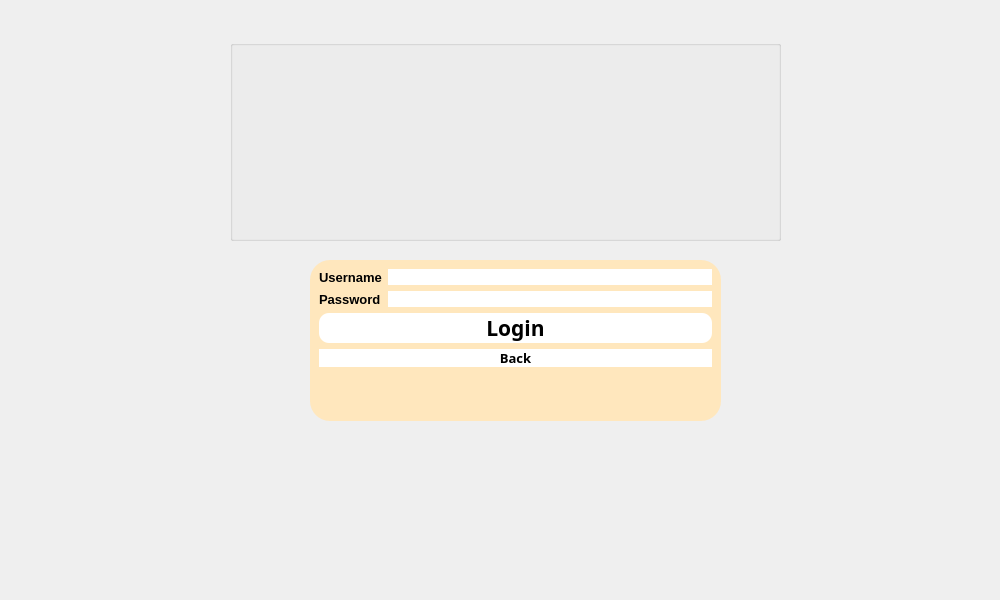
<?xml version="1.0" encoding="UTF-8"?>
<ui version="4.0">
 <class>LoginUser</class>
 <widget class="QDialog" name="LoginUser">
  <property name="geometry">
   <rect>
    <x>0</x>
    <y>0</y>
    <width>1000</width>
    <height>600</height>
   </rect>
  </property>
  <property name="minimumSize">
   <size>
    <width>826</width>
    <height>585</height>
   </size>
  </property>
  <property name="windowTitle">
   <string>Dialog</string>
  </property>
  <property name="styleSheet">
   <string notr="true">#LoginUser
{
	border-image: url(:/img/istockphoto-1163775073-612x612.jpg);
}</string>
  </property>
  <widget class="QGroupBox" name="groupBox">
   <property name="geometry">
    <rect>
     <x>310</x>
     <y>260</y>
     <width>411</width>
     <height>161</height>
    </rect>
   </property>
   <property name="styleSheet">
    <string notr="true">background-color: rgb(255, 231, 189);
border-color: rgb(0, 0, 0);
border-radius:20px;</string>
   </property>
   <property name="title">
    <string/>
   </property>
   <layout class="QFormLayout" name="formLayout">
    <item row="0" column="0">
     <widget class="QLabel" name="label">
      <property name="font">
       <font>
        <pointsize>10</pointsize>
        <bold>true</bold>
       </font>
      </property>
      <property name="text">
       <string>Username</string>
      </property>
     </widget>
    </item>
    <item row="0" column="1">
     <widget class="QLineEdit" name="lineEdit">
      <property name="styleSheet">
       <string notr="true">background-color: rgb(255, 255, 255);
border-radius:10px;</string>
      </property>
     </widget>
    </item>
    <item row="1" column="0">
     <widget class="QLabel" name="label_2">
      <property name="font">
       <font>
        <pointsize>10</pointsize>
        <bold>true</bold>
       </font>
      </property>
      <property name="text">
       <string>Password</string>
      </property>
     </widget>
    </item>
    <item row="1" column="1">
     <widget class="QLineEdit" name="lineEdit_2">
      <property name="styleSheet">
       <string notr="true">background-color: rgb(255, 255, 255);
border-radius:10px;</string>
      </property>
      <property name="echoMode">
       <enum>QLineEdit::Password</enum>
      </property>
     </widget>
    </item>
    <item row="3" column="0" colspan="2">
     <widget class="QPushButton" name="pushButton">
      <property name="sizePolicy">
       <sizepolicy hsizetype="Preferred" vsizetype="Preferred">
        <horstretch>0</horstretch>
        <verstretch>0</verstretch>
       </sizepolicy>
      </property>
      <property name="font">
       <font>
        <family>Segoe UI Black</family>
        <pointsize>16</pointsize>
        <bold>true</bold>
       </font>
      </property>
      <property name="styleSheet">
       <string notr="true">#pushButton
{
background-color:rgb(255, 255, 255);
border-radius: 10px;

}
#pushButton:hover
{
	background-color: rgb(255, 199, 188);
}
</string>
      </property>
      <property name="text">
       <string>Login</string>
      </property>
     </widget>
    </item>
    <item row="4" column="0" colspan="2">
     <widget class="QPushButton" name="pushButton_2">
      <property name="sizePolicy">
       <sizepolicy hsizetype="Preferred" vsizetype="Preferred">
        <horstretch>0</horstretch>
        <verstretch>0</verstretch>
       </sizepolicy>
      </property>
      <property name="font">
       <font>
        <family>Segoe UI Black</family>
        <pointsize>10</pointsize>
        <bold>true</bold>
       </font>
      </property>
      <property name="styleSheet">
       <string notr="true">#pushButton_2{

background-color:rgb(255, 255, 255);
border-radius: 10px;

}</string>
      </property>
      <property name="text">
       <string>Back</string>
      </property>
     </widget>
    </item>
   </layout>
  </widget>
  <widget class="QGroupBox" name="groupBox_2">
   <property name="geometry">
    <rect>
     <x>230</x>
     <y>40</y>
     <width>551</width>
     <height>201</height>
    </rect>
   </property>
   <property name="sizePolicy">
    <sizepolicy hsizetype="Preferred" vsizetype="Preferred">
     <horstretch>0</horstretch>
     <verstretch>0</verstretch>
    </sizepolicy>
   </property>
   <property name="styleSheet">
    <string notr="true">border-image: url(:/img/Logo-ASPA.png);</string>
   </property>
   <property name="title">
    <string/>
   </property>
  </widget>
 </widget>
 <resources/>
 <connections/>
</ui>
